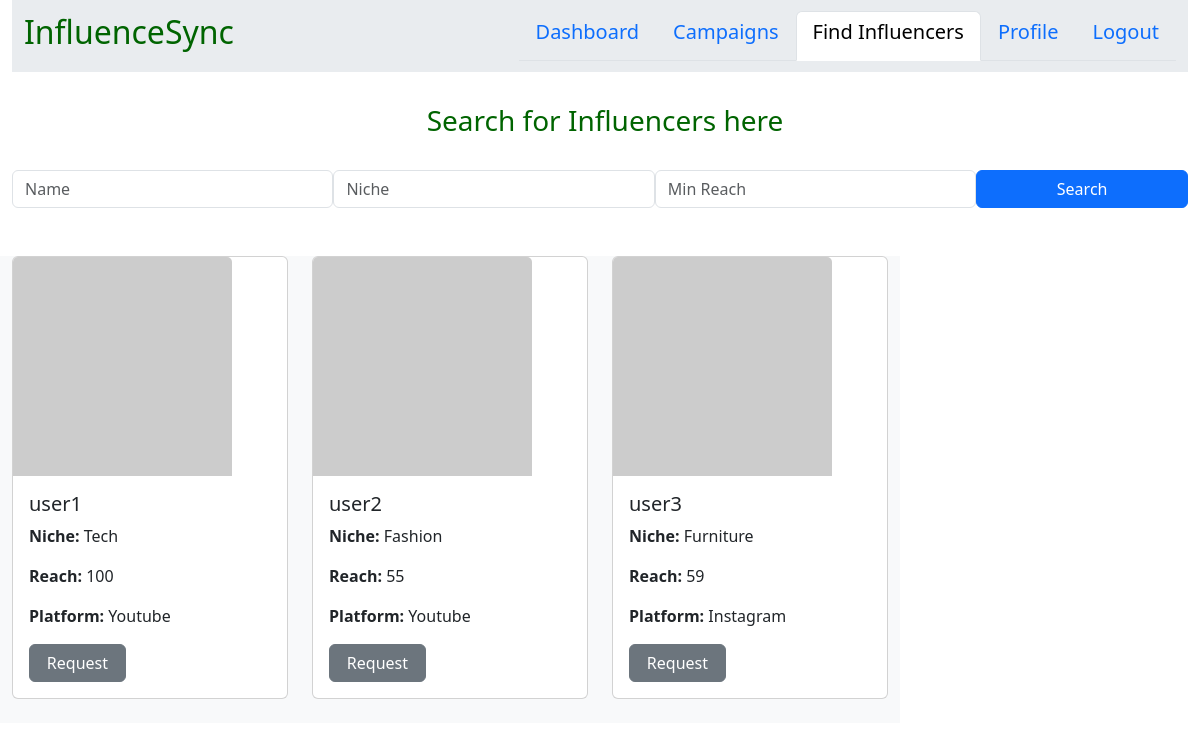
/sponsor_find_inf, run on an earlier commit of the app's database.
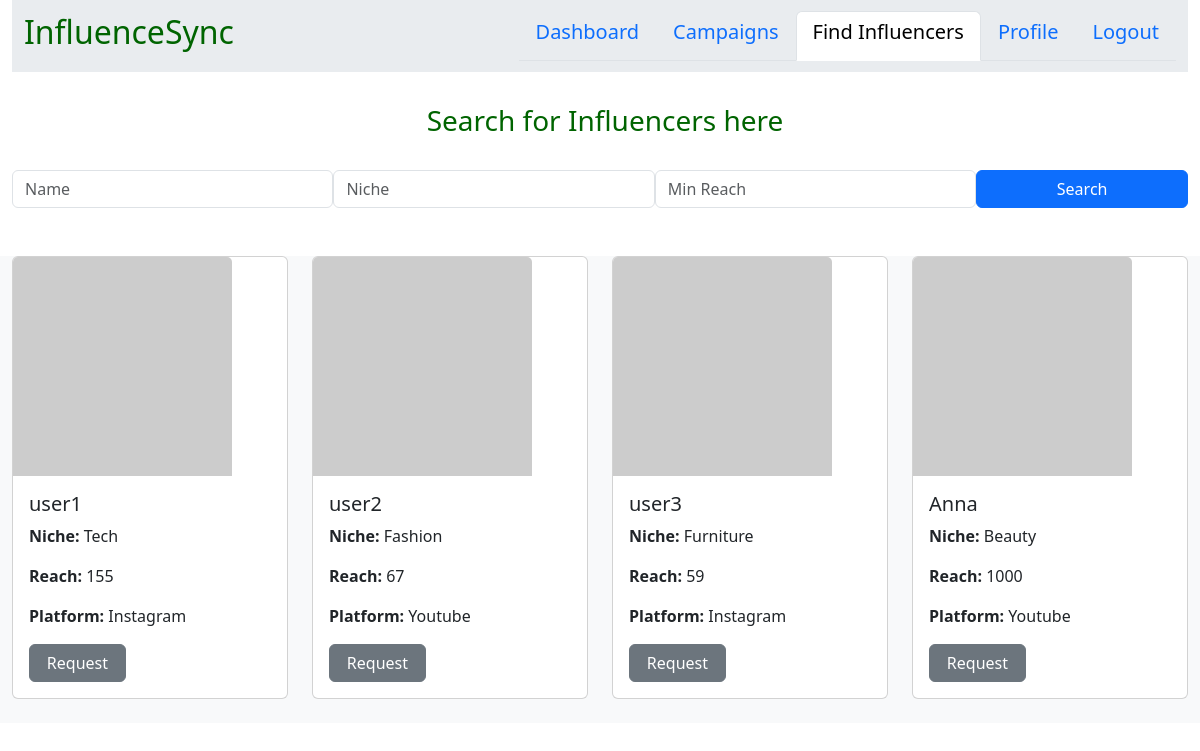
And on a later commit of the database.
### models.py (models this page shows)
class Influencer(db.Model):
    __tablename__ = 'influencers'
    id = db.Column(db.Integer, primary_key=True)
    user_id = db.Column(db.Integer, db.ForeignKey('users.id'),unique=True,nullable=False)
    niche = db.Column(db.String(100), nullable=False)
    reach = db.Column(db.Integer, nullable=False)
    total_earnings = db.Column(db.Float,default=0.0)
    platform = db.Column(db.String(50), nullable=False)
    user = db.relationship('User', backref=db.backref('influencer', uselist=False))

class User(UserMixin,db.Model):
    __tablename__ = 'users'
    id = db.Column(db.Integer, primary_key=True)
    username = db.Column(db.String(32), unique=True, nullable=False)
    email = db.Column(db.String(50), unique=True, nullable=False)
    password_hash = db.Column(db.String(256), nullable=False)
    role = db.Column(db.String(50), nullable=False)
    flagged = db.Column(db.Boolean, default=False)

### routes.py (the view)
@app.route('/sponsor_find_inf', methods=['GET', 'POST'])
def sponsor_find_inf():
    name_filter = request.form.get('name', '')
    niche_filter = request.form.get('niche', '')
    min_reach_filter = request.form.get('min_reach', 0, type=int)
    query = Influencer.query.join(User)
    if name_filter:
        query = query.filter(User.username.ilike(f"%{name_filter}%"))
    if niche_filter:
        query = query.filter(Influencer.niche.ilike(f"%{niche_filter}%"))
    if min_reach_filter:
        query = query.filter(Influencer.reach >= min_reach_filter)
    influencers = query.all()
    campaigns = Campaign.query.all()
    return render_template('sponsor_find_inf.html', influencers=influencers, campaigns=campaigns)

### templates/sponsor_find_inf.html (shortened to what this page needs)
{% extends "layouts.html" %}
{% block style %}
    <link rel="stylesheet" href="{{ url_for('static', filename='styles.css') }}">
{% endblock %}
{% block content %}
<div class="container-fluid">
    <nav class="navbar navbar-expand-lg bg-body-secondary">
        <div class="container-fluid">
            <a class="navbar-brand" href="#"><h2 style="color:darkgreen;">InfluenceSync</h2></a>
            <ul class="nav nav-tabs justify-content-end">
                <li class="nav-item">
                    <a class="nav-link" aria-current="page" href="{{ url_for('sponsor_dash') }}"><h5>Dashboard</h5></a>
                </li>
                <li class="nav-item">
                    <a class="nav-link" aria-current="page" href="{{ url_for('sponsor_campaigns') }}"><h5>Campaigns</h5></a>
                </li>
                <li class="nav-item">
                    <a class="nav-link active" aria-current="page" href="{{ url_for('sponsor_find_inf') }}"><h5>Find Influencers</h5></a>
                </li>
                <li class="nav-item">
                    <a class="nav-link" aria-current="page" href="{{ url_for('sponsor_profile') }}"><h5>Profile</h5></a>
                </li>
                <li class="nav-item">
                    <a class="nav-link" aria-current="page" href="{{ url_for('home') }}"><h5>Logout</h5></a>
                </li>
            </ul>
        </div>
    </nav>
    <br>
    <h3 class="headings text-center" style="color:darkgreen;">Search for Influencers here</h3>
    <br>
    <div class="filter-bar">
        <form method="POST" class="form-inline d-flex justify-content-center mb-4">
            <div class="input-group mr-2">
                <input type="text" class="form-control" name="name" placeholder="Name">
            </div>
            <div class="input-group mr-2">
                <input type="text" class="form-control" name="niche" placeholder="Niche">
            </div>
            <div class="input-group mr-2">
                <input type="number" class="form-control" name="min_reach" placeholder="Min Reach">
            </div>
            <button type="submit" class="btn btn-primary">Search</button>
        </form>
    </div>
    <br>
    <div class="row">
        {% for influencer in influencers %}
        <div class="col-md-3 text-bg-light">
            <div class="card mb-4 ">
                <img class="card-img-top" src="https://api.dicebear.com/9.x/lorelei/svg?seed={{ influencer.user.username }}" style="width: 80%;">
                <div class="card-body">
                    <h5 class="card-title">{{ influencer.user.username }}</h5>
                    <p class="card-text"><strong>Niche:</strong> {{ influencer.niche }}</p>
                    <p class="card-text"><strong>Reach:</strong> {{ influencer.reach }}</p>
                    <p class="card-text"><strong>Platform:</strong> {{ influencer.platform }}</p>
                    <a href="{{ url_for('send_ad_request_page', influencer_id=influencer.id) }}" class="btn btn-secondary" style="width: 40%;">Request</a>
                </div>
            </div>
        </div>
        {% endfor %}
    </div>
</div>
{% endblock %}

### templates/layouts.html (shortened to what this page needs)
<!DOCTYPE html>
<html lang="en">
<head>
    <link rel="stylesheet" href="https://cdn.jsdelivr.net/npm/bootstrap@5.3.3/dist/css/bootstrap.min.css" >
    <link rel="stylesheet" href="https://cdnjs.cloudflare.com/ajax/libs/animate.css/4.1.1/animate.min.css"/>
    <link rel="stylesheet" href="https://cdnjs.cloudflare.com/ajax/libs/font-awesome/6.6.0/css/all.min.css" />
    {% block style %}
    {% endblock %}
</head>
<body>
    {% block content %}
    {% endblock %}
</body>
</html>

### static/styles.css (style rules this page uses)
* { margin:0px; padding: 0; box-sizing: border-box; }
.headings { margin:3px; padding-left: 10px; padding-top: 5px;; padding-bottom: 5px; }
button { width: 60%; padding: 20px; }

What changed in the data, as far as the page shows it:
changed Influencer "Tech": reach "100" → "155"; platform "Youtube" → "Instagram"
changed Influencer "Fashion": reach "55" → "67"
added Influencer: user.username "Anna", niche "Beauty", reach "1000", platform "Youtube"
